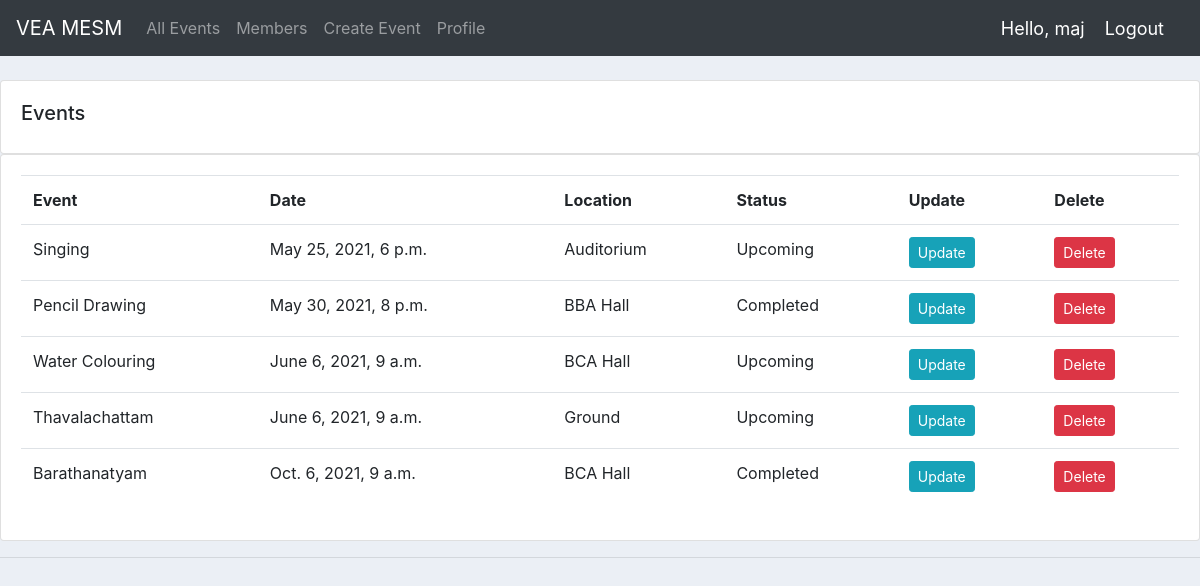
Page /events/ (signed in) on the committed database.
### accounts/models.py (models this page shows, shortened)
class Event(models.Model):
    STATUS = (
        ('Ongoing', 'Ongoing'),
        ('Completed', 'Completed'),
        ('Upcoming', 'Upcoming'),
    )
    name = models.CharField(max_length=200, null=True)
    location = models.CharField(max_length=200, null=True)
    status = models.CharField(max_length=200, null=True, choices=STATUS)
    description = models.CharField(max_length=200, null=True, blank=True)
    date = models.DateTimeField(blank=True, null=True)

### accounts/views.py (the view)
# urls.py: path('events/', views.product, name='events'),
@login_required(login_url='login')
def product(request):
    events = Event.objects.all().order_by('date')
    return render(request, 'accounts/profile.html', {'events': events})

### accounts/templates/accounts/profile.html
{% extends 'accounts/main.html' %}
{% block content %}
    		<br>
		<div class="row">
			<div class="col-md">
				<div class="card card-body">
					<h5>Events</h5>
				</div>
				<div class="card card-body">
					<table class="table">
						<tr>
							<th>Event</th>
							<th>Date</th>
							<th>Location</th>
							<th>Status</th>
							<th>Update</th>
							<th>Delete</th>
						</tr>
						{% for i in events %}
						<tr>
							<td>{{i.name}}</td>
							<td>{{i.date}}</td>
							<td>{{i.location}}</td>
							<td>{{i.status}}</td>
							<td><a class="btn btn-sm btn-info" href="{% url 'update_event' i.id %}">Update</a> </td>
							<td><a class="btn btn-sm btn-danger" href="{% url 'delete_event' i.id %}">Delete</a> </td>
						</tr>
						{% endfor %}
					</table>
				</div>
			</div>
		</div>
{% endblock %}

### accounts/templates/accounts/navbar.html (shortened to what this page needs)
{% load static %}
<nav class="navbar navbar-expand-lg navbar-dark bg-dark">
  <a class="navbar-brand" href="{% url 'home' %}">VEA MESM</a>
  <div class="collapse navbar-collapse" id="navbarNav">
    <ul class="navbar-nav">
      {% if request.user.is_staff %}
      <li class="nav-item active">
        <a class="nav-link" href="{% url 'home' %}">Dashboard</a>
      </li>
      <li class="nav-item">
        <a class="nav-link" href="{% url 'participants' %}">Users</a>
      </li>
      <li class="nav-item">
        <a class="nav-link" href="{% url 'events' %}">All Events</a>
      </li>
      <li class="nav-item">
        <a class="nav-link" href="{% url 'event_member' %}">Registrations</a>
      </li>
      {% else %}
      <li class="nav-item">
        <a class="nav-link" href="{% url 'eventss' %}">All Events</a>
      </li>
      <li class="nav-item">
        <a class="nav-link" href="{% url 'participantss' %}">Members</a>
      </li>
      <li class="nav-item">
        <a class="nav-link" href="{% url 'index' %}">Create Event</a>
      </li>
       <li class="nav-item">
        <a class="nav-link" href="{% url 'account' %}">Profile</a>
      </li>
      {% endif %}
    </ul>
  </div>
  <span class="hello-msg">Hello, {{request.user}}</span>
  <span ><a  class="hello-msg" href="{% url 'logout' %}">Logout</a></span>
</nav>

### static/css/main.css (style rules this page uses)
body { background-color: #ebeff5; }

### accounts/templates/accounts/navbar.html (style rules this page uses)
.hello-msg { font-size: 18px; color: #fff; margin-right: 20px; }

### rows in the picture
Event: name "Singing", date "May 25, 2021, 6 p.m.", location "Auditorium", status "Upcoming"
Event: name "Pencil Drawing", date "May 30, 2021, 8 p.m.", location "BBA Hall", status "Completed"
Event: name "Water Colouring", date "June 6, 2021, 9 a.m.", location "BCA Hall", status "Upcoming"
Event: name "Thavalachattam", date "June 6, 2021, 9 a.m.", location "Ground", status "Upcoming"
Event: name "Barathanatyam", date "Oct. 6, 2021, 9 a.m.", location "BCA Hall", status "Completed"

### other values in the picture
{{ request.user }} "maj"
